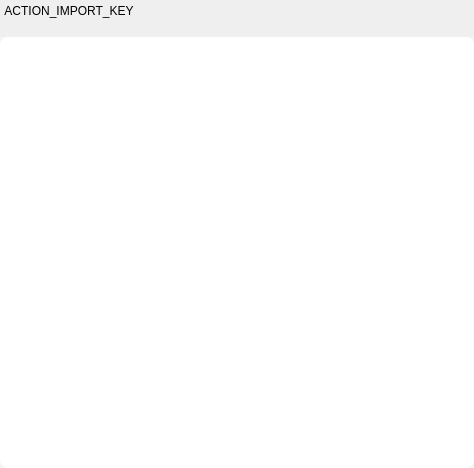
<?xml version="1.0" encoding="UTF-8"?>
<ui version="4.0">
 <class>KeysWidget</class>
 <widget class="QWidget" name="KeysWidget">
  <property name="geometry">
   <rect>
    <x>0</x>
    <y>0</y>
    <width>474</width>
    <height>468</height>
   </rect>
  </property>
  <property name="sizePolicy">
   <sizepolicy hsizetype="Expanding" vsizetype="Preferred">
    <horstretch>0</horstretch>
    <verstretch>0</verstretch>
   </sizepolicy>
  </property>
  <property name="styleSheet">
   <string notr="true">#scroll_content {
	background-color: #FFFFFF;
	border-radius: 8px;
}

#keys_widget, #scrollArea {
	background-color: #F4F4F4;
}
</string>
  </property>
  <layout class="QVBoxLayout" name="verticalLayout">
   <property name="spacing">
    <number>15</number>
   </property>
   <property name="leftMargin">
    <number>0</number>
   </property>
   <property name="topMargin">
    <number>0</number>
   </property>
   <property name="rightMargin">
    <number>0</number>
   </property>
   <property name="bottomMargin">
    <number>0</number>
   </property>
   <item>
    <layout class="QHBoxLayout" name="horizontalLayout">
     <item>
      <widget class="Button" name="button_import_key">
       <property name="cursor">
        <cursorShape>PointingHandCursor</cursorShape>
       </property>
       <property name="toolTip">
        <string>TEXT_IMPORT_KEY_TOOLTIP</string>
       </property>
       <property name="text">
        <string>ACTION_IMPORT_KEY</string>
       </property>
       <property name="iconSize">
        <size>
         <width>24</width>
         <height>24</height>
        </size>
       </property>
       <property name="flat">
        <bool>true</bool>
       </property>
       <property name="color" stdset="0">
        <color>
         <red>0</red>
         <green>146</green>
         <blue>255</blue>
        </color>
       </property>
      </widget>
     </item>
     <item>
      <spacer name="horizontalSpacer">
       <property name="orientation">
        <enum>Qt::Horizontal</enum>
       </property>
       <property name="sizeHint" stdset="0">
        <size>
         <width>40</width>
         <height>20</height>
        </size>
       </property>
      </spacer>
     </item>
    </layout>
   </item>
   <item>
    <widget class="QWidget" name="keys_widget" native="true">
     <property name="minimumSize">
      <size>
       <width>400</width>
       <height>250</height>
      </size>
     </property>
     <layout class="QVBoxLayout" name="verticalLayout_5">
      <property name="spacing">
       <number>0</number>
      </property>
      <property name="leftMargin">
       <number>0</number>
      </property>
      <property name="topMargin">
       <number>0</number>
      </property>
      <property name="rightMargin">
       <number>0</number>
      </property>
      <property name="bottomMargin">
       <number>0</number>
      </property>
      <item>
       <widget class="QScrollArea" name="scrollArea">
        <property name="frameShape">
         <enum>QFrame::NoFrame</enum>
        </property>
        <property name="frameShadow">
         <enum>QFrame::Plain</enum>
        </property>
        <property name="lineWidth">
         <number>0</number>
        </property>
        <property name="horizontalScrollBarPolicy">
         <enum>Qt::ScrollBarAlwaysOff</enum>
        </property>
        <property name="widgetResizable">
         <bool>true</bool>
        </property>
        <widget class="QWidget" name="scroll_content">
         <property name="geometry">
          <rect>
           <x>0</x>
           <y>0</y>
           <width>474</width>
           <height>426</height>
          </rect>
         </property>
         <layout class="QVBoxLayout" name="verticalLayout_3">
          <property name="spacing">
           <number>10</number>
          </property>
          <property name="leftMargin">
           <number>20</number>
          </property>
          <property name="topMargin">
           <number>10</number>
          </property>
          <property name="rightMargin">
           <number>20</number>
          </property>
          <property name="bottomMargin">
           <number>10</number>
          </property>
          <item>
           <spacer name="verticalSpacer">
            <property name="orientation">
             <enum>Qt::Vertical</enum>
            </property>
            <property name="sizeHint" stdset="0">
             <size>
              <width>20</width>
              <height>40</height>
             </size>
            </property>
           </spacer>
          </item>
         </layout>
        </widget>
       </widget>
      </item>
     </layout>
    </widget>
   </item>
  </layout>
 </widget>
 <customwidgets>
  <customwidget>
   <class>Button</class>
   <extends>QPushButton</extends>
   <header>parsec.core.gui.custom_widgets</header>
  </customwidget>
 </customwidgets>
 <resources/>
 <connections/>
</ui>
